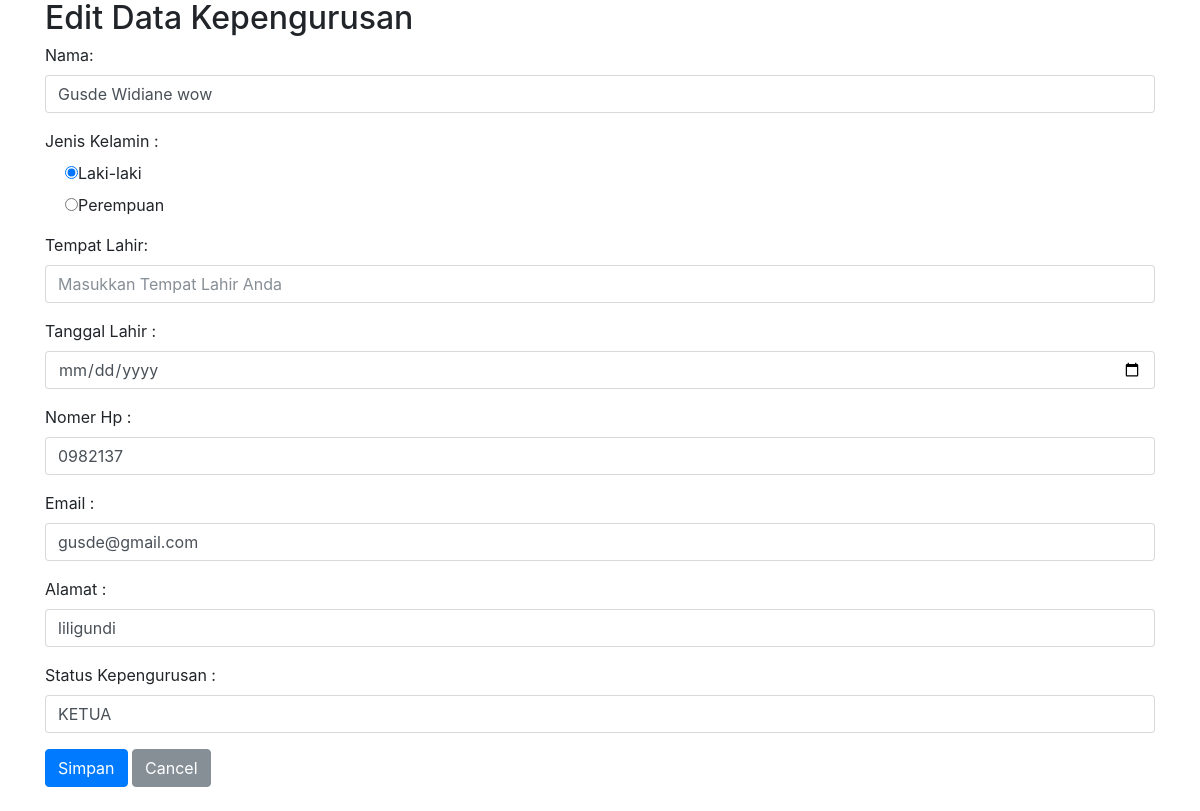
/pengurus/edit.php?id=14, run on the app's committed database.
### tables this page shows
CREATE TABLE `pengurus` (
  `id` int(11) NOT NULL,
  `Nama` varchar(50) NOT NULL,
  `Jenis_kelamin` varchar(50) NOT NULL,
  `Tempat_lahir` varchar(50) NOT NULL,
  `Tanggal_lahir` varchar(50) NOT NULL,
  `Nomer_Hp` char(50) NOT NULL,
  `Email` varchar(50) NOT NULL,
  `Alamat` varchar(50) NOT NULL,
  `Status_pengurus` varchar(50) NOT NULL
);

### pengurus/koneksi1.php (called while the page is built, shortened)
<?php
$conn = mysqli_connect("localhost", "root", "", "form_login");
function ada($query)
{
    global $conn;
    $result = mysqli_query($conn, $query);
    $rows = [];
    while ($row = mysqli_fetch_assoc($result)) {
        $rows[] = $row;
    }
    return $rows;
}

### pengurus/edit.php (the view, shortened to what this page needs)
<?php
include 'koneksi1.php';
$id = $_GET["id"];
$stt = ada("SELECT * FROM pengurus WHERE id = $id ")[0];
?>
<!DOCTYPE html>
<html lang="en">
<head>
    <link rel="stylesheet" href="https://maxcdn.bootstrapcdn.com/bootstrap/4.5.2/css/bootstrap.min.css">
    <link rel="stylesheet" type="text/css" href="../css/bootstrap.min.css">
</head>
<body>
    <div class="container">
        <h2>Edit Data Kepengurusan</h2>
        <form action="edit-proses.php" method="POST" class="needs-validation" novalidate>
            <div class="form-group">
                <label for="Nama">Nama:</label>
                <input type="text" class="form-control" id="Nama" placeholder="Masukkan Nama Lengkap Anda" name="Nama" required value="<?= $stt["Nama"]; ?>">
            </div>
            <div class="form-group">
                <label for="Jenis_kelamin">Jenis Kelamin :</label>
                <div class="form-check">
                    <label class="form-check-label">
                        <input type="radio" class="form-check-input" name="Jenis_kelamin" value="Laki-laki" checked>Laki-laki
                    </label>
                </div>
                <div class="form-check">
                    <label class="form-check-label">
                        <input type="radio" class="form-check-input" name="Jenis_kelamin" value="Perempuan">Perempuan
                    </label>
                </div>
            </div>
            <div class="form-group">
                <label for="Tempat_lahir">Tempat Lahir:</label>
                <input type="text" class="form-control" id="Tempat_lahir" placeholder="Masukkan Tempat Lahir Anda" name="Tempat_lahir" required>
            </div>
            <div class="form-group">
                <label for="Tanggal_lahir">Tanggal Lahir :</label>
                <input type="date" class="form-control" id="Tanggal_lahir" placeholder="Masukkan Tanggal_lahir anda" name="Tanggal_lahir" required value="<?= $stt["Tempat_tanggal_lahir"]; ?>">
            </div>
            <div class="form-group">
                <label for="Nomer_Hp">Nomer Hp :</label>
                <input type="Nomer_Hp" class="form-control" id="Nomer_Hp" placeholder="Masukkan Nomer_Hp Anda" name="Nomer_Hp" required value="<?= $stt["Nomer_Hp"]; ?>">
            </div>
            <div class="form-group">
                <label for="Email">Email :</label>
                <input type="text" class="form-control" id="Email" placeholder="Masukkan Nama Lengkap Anda" name="Email" required value="<?= $stt["Email"]; ?>">
            </div>
            <div class="form-group">
                <label for="Alamat">Alamat :</label>
                <input type="text" class="form-control" id="Alamat" Alamat placeholder="Masukkan Alamat Anda" name="Alamat" required value="<?= $stt["Alamat"]; ?>">
            </div>
            <div class="form-group">
                <label for="Status_pengurus">Status Kepengurusan :</label>
                <input type="text" class="form-control" id="Status_pengurus" Status_pengurus placeholder="Masukkan Status Anda" name="Status_pengurus" required value="<?= $stt["Status_pengurus"]; ?>">
            </div>
            <button type="submit" class="btn btn-primary" name="update">Simpan</button>
            <button type="button" class="btn btn-secondary" onclick="self.history.back()">Cancel</button>
    </div><br>
</body>
</html>

### data on the page
pengurus: Nama "Gusde Widiane wow", Nomer_Hp "0982137", Email "gusde@gmail.com", Alamat "liligundi", Status_pengurus "KETUA"
